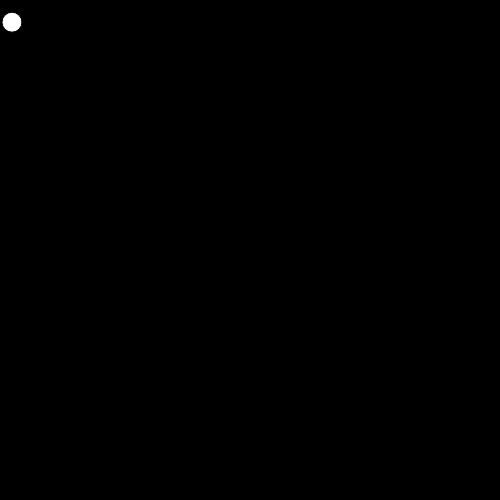
Frame 1 (no input)
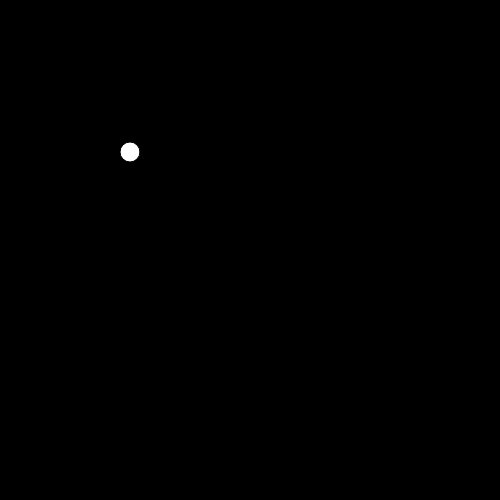
Frame 60 (no input)
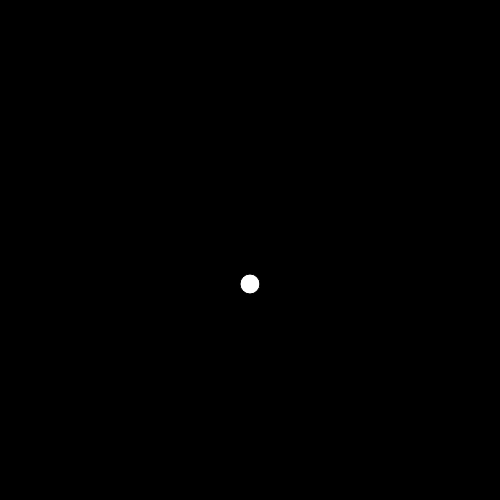
Frame 120 (the mouse pressed at the canvas centre since frame 60)

The p5.js sketch that drew these frames (run headless with seeded random() and noise() and a simulated clock; from frame 60 on, the mouse is pressed at the canvas centre):

// p5.js sketch
// ── sketch.js
var Ball;


function setup() {
  createCanvas(500, 500);

  //this is how you create an object
  ball= {
    x: 10,
    y: 20,
    xSpeed: 2.0,
    ySpeed: 2.2,
    size: 20,

    move: function (){
      this.x = this.x + this.xSpeed;
      this.y = this.y + this.ySpeed;
    },

    display: function (){
      //when inside the object, use 'this'
      ellipse(this.x, this.y, this.size, this.size);
    },

    bounce: function (){
      if (this.x > width || this.x < 0) {
        this.xSpeed = this.xSpeed * -1;
      } else if (this.y > height || this.y < 0) {
        this.ySpeed = this.ySpeed * -1;
      }
    }
  };
}

function draw() {
  background(0);

 //call on the object using . syntax
  ball.move();
  ball.display();
  ball.bounce();
}
